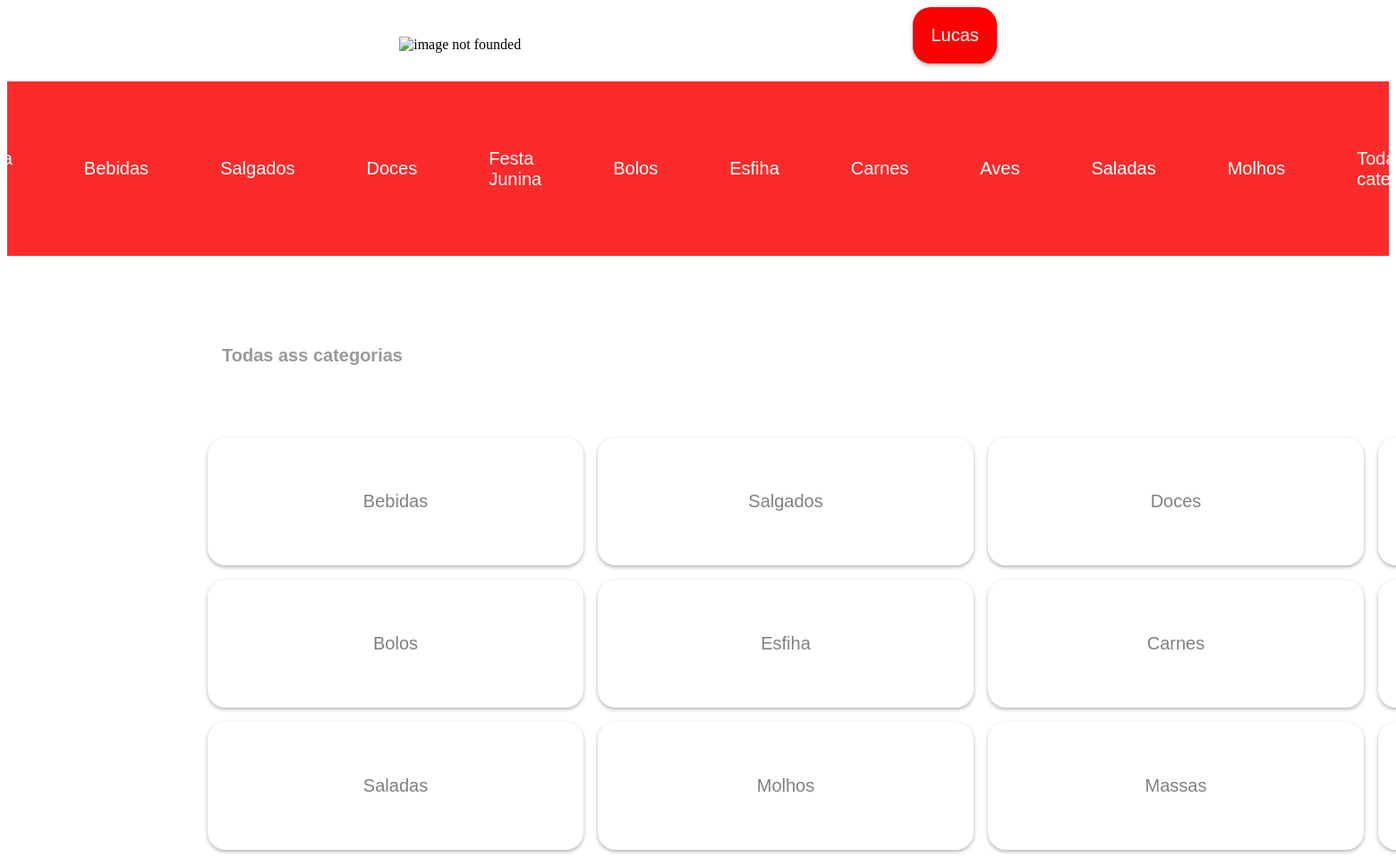
Screenshot of /todasAsReceitas.php (signed in) with the database file from the repository.
### tables this page shows
CREATE TABLE `categorias` (
  `user_id` varchar(30) NOT NULL,
  `categoria` varchar(50) NOT NULL
);

### head.php (called while the page is built, shortened)
<?php
     $usuario = $_SESSION['usuario'] ?? null;
?>

### banco.php (called while the page is built, shortened)
<?php
    $banco = new mysqli("localhost:3307", "root", "", "receitas_php");
    function featchTodasAsCategorias(){
        global $banco;
        $query = "SELECT * FROM `categorias`";
        if($result = $banco->query($query)){
            $categorias = $result->fetch_all(MYSQLI_ASSOC);
            return $categorias;
       }
    }
?>

### functions.php (called while the page is built, shortened)
<?php
require_once "banco.php";
        function getAllCategorias(){
           $result = featchTodasAsCategorias();
           return $result;
        }
?>

### todasAsReceitas.php (the view, shortened to what this page needs)
<!DOCTYPE html>
<html lang="en">
<head>
</head>
<body>
    <header>
        <?php
        require_once "header.php";
        ?>
    </header>
    <section>
        <h1 class="titutlo">Todas ass categorias</h1>
        <div class="categories">
        <?php
           require_once "functions.php";
           $fetch = getAllCategorias();
           if ($fetch !== false) {
               foreach ($fetch as $featch) {
                   $categoria = urlencode($featch['categoria']);
                   $url = "receitasPorCategoria.php?categoria={$categoria}";
                   echo "<a href='{$url}' class='categoriaFeach'>" . htmlspecialchars($featch['categoria']) . "</a>";
               }
           }
        ?>
         </div>
    </section>
</body>
</html>

### header.php (shortened to what this page needs)
<header>
            <div>
                <div class="cabecalho">
                        <div>
                           <img class="logo" src="https://encrypted-tbn0.gstatic.com/images?q=tbn:ANd9GcQE13zAlmPuC9YmevJRJ4VJV0tSE9cpjM4KOg&s" alt="image not founded">
                        </div>
                       <div>
                       <?php
                        require_once "navigation.php"; require_once "head.php";?>
                            <div>
                                <button class="interacaoUsuario" onclick="displayMenu()" >   <?php echo isset($usuario) ? htmlspecialchars($usuario) : 'Usuário'; ?></button>
                            </div>
                       </div>
                </div>
                        <div class="menuCategorias">
                            <a href="index.php" class="categoria-link">Pagina inicial</a>
                                <?php require_once "functions.php";
                                $count = 0;
                                $max_count  = 10;
                                    $fetch = getAllCategorias();
                                    if($fetch != false){
                                        foreach($fetch as $featch){
                                            if($count >= $max_count){
                                                break;
                                            }
                                            $categoria = urlencode($featch['categoria']);
                                            $url = "receitasPorCategoria.php?categoria={$categoria}";
                                                echo "<div class='categorias'>";
                                                echo "<a href='{$url}' class='categoria-link'>" . htmlspecialchars($featch['categoria']) . "</a>";
                                           $count++;
                                        }
                                    }
                                ?>
                                    <a href="todasAsReceitas.php" class="categoria-link">Todas as categorias</a>
                        </div>
                    </div>
        </header>

### header.php (style rules this page uses)
.cabecalho { display: flex; align-items: center; justify-content: space-evenly; }
.logo { width: 300px; height: 260px; }
.interacaoUsuario { background-color: white; border: none; padding: 1em; box-shadow: 0 2px 4px 0 rgba(0, 0, 0, .3); font-size: 16px; transition: 300ms ease-in-out; margin-bottom: 1em; font-size: 20px; border-radius: 1em; background-color: red; color: white; }
.menuCategorias { display: flex; gap: 1em; align-items: center; background-color: rgb(56, 66, 210); padding: 1em; justify-content: center; font-size: 20px; background-color: rgb(252, 43, 43); }
.categorias { display: flex; align-items: center; gap: 2em; }
.categoria-link { text-decoration: none; color: white; font-family: Arial, Helvetica, sans-serif; padding: 1em; transition: 300ms ease-in-out; border-radius: 1em; }

### todasAsReceitas.php (style rules this page uses)
.categories { display: grid; grid-template-columns: repeat(4, 1fr); gap: 1em; align-items: center; margin-left: 14em; margin-top: 5em; }
.categoriaFeach { background-color: white; box-shadow: 0 2px 4px 0 rgba(0, 0, 0, .3); padding: 3em; width: 300px; text-align: center; font-size: 20px; text-decoration: none; font-family: Arial, Helvetica, sans-serif; color: grey; border-radius: 1em; }
.titutlo { margin-top: 5em; font-family: Arial, Helvetica, sans-serif; margin-left: 12em; font-size: 20px; color:rgb(154, 154, 154); }

### rows the page displays
categorias: categoria "Bebidas"
categorias: categoria "Salgados"
categorias: categoria "Doces"
categorias: categoria "Festa Junina"
categorias: categoria "Bolos"
categorias: categoria "Esfiha"
categorias: categoria "Carnes"
categorias: categoria "Aves"
categorias: categoria "Saladas"
categorias: categoria "Molhos"
categorias: categoria "Massas"

### other values shown
$usuario "Lucas"
